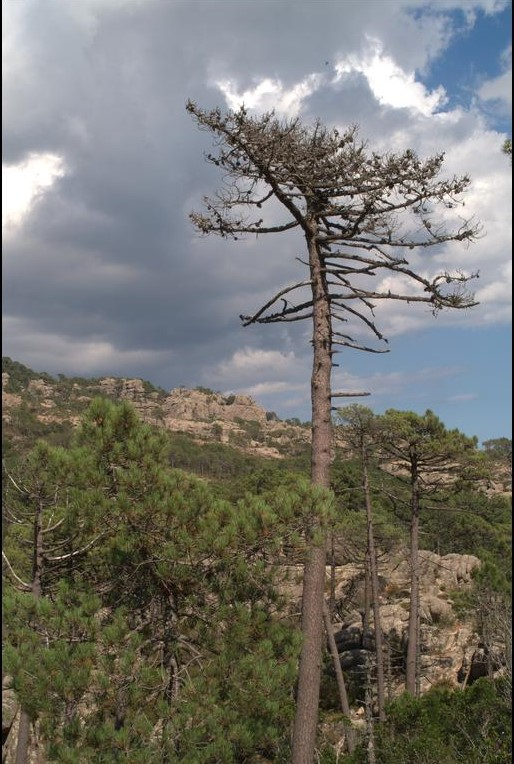
#> input picture photos/tree_rgb.jpg, 514 x 764 px, found by its file name
$ python ndvi.py
#> lines starting #> are read from the running program, lines starting #| are printed output that depends on the picture
# purpose: read an rgb and nir .tiff image, combine and export into an ndvi image
# (and possibly other xVI) images
# for this to work on a personal computer, change the path variable to whatever it is on your machine

import numpy as np
# import pandas as pd # for dataframe
import imageio


def crop_smallest(im1, im2):
    # input: im1, im2 3 dimensional numpy arrays
    # purpose: crop the larger to the dimenions of the smaller.
    # Clips larger values (rightmost x and topmost y)
    im1_shape = np.shape(im1)
    im2_shape = np.shape(im2)

    if not (im1_shape[0] == im2_shape[0]):
        print("dimension mismatch on y axis, cropping")
        if im1_shape[0] > im2_shape[0]:
            im1 = im1[0:im2_shape[0], :, :]
        else:
            im2 = im2[0:im1_shape[0], :, :]

    if not (im1_shape[1] == im2_shape[1]):
        print("dimension mismatch on x axis, cropping")
        if im1_shape[1] > im2_shape[1]:
            im1 = im1[:, 0:im2_shape[1], :]
            return im1, im2
        else:
            im2 = im2[:, 0:im1_shape[1], :]
            return im1, im2

    if not (im1[0] == im2[0] and im1[1] == im2[1]):
        print("crop unsuccessful, exiting")
        exit()

    return im1, im2


def reject_outliers(data, m = 2.):
    return data[abs(data - np.mean(data)) < m * np.std(data)]


def normalize_255(im1, im_color):
    # input: im1 f64 numpy array with some sort of vegetation index info
    # input: im_color numpy array holding original rgb values of the xVI image
    # purpose: take an xVI image and make it human readable and jpg exportable
    im_norm = (im1 / np.max(im1)) * 255  # gives greatest contrast w/out losing data
    im_norm[im_norm < 0] = 0  # removes negative values (water, soil)
    im_norm = np.uint8(im_norm)  # round off and make uint8 (imageio likes it)

    im_norm[:, :, 0] = im_color[:, :, 0]  # add visual red
    # im_norm[:, :, 2] = im_color[:, :, 2]  # add visual blue (uness but looks better)

    return im_norm

# define image paths
prefix = "tree"
path = "C:/Users/iaad5777/Documents/git/EarthLab/photos/"
rgb_name = prefix + "_rgb.jpg"
nir_name = prefix + "_nir.jpg"

# import images
rgb = imageio.imread(path + rgb_name)
#> rgb is the input picture: shape (764, 514, 3); mean R, G, B 116.6, 115.9, 109.8
nir = imageio.imread(path + nir_name)  # all nir pixel values same
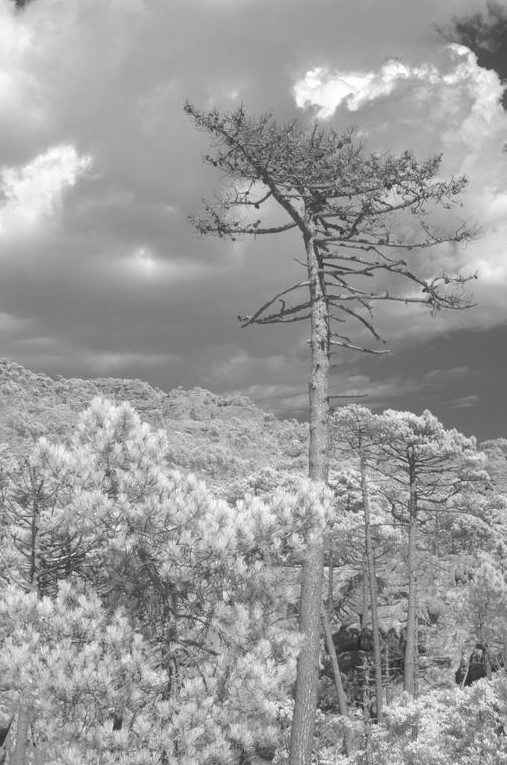
#> input picture photos/tree_nir.jpg, 507 x 765 px, found by its file name
#> nir is the input picture: shape (765, 507, 3); min 30, max 255, mean 155

# crop images to smallest dimensions, get dimensions
rgb, nir = crop_smallest(rgb, nir)
x_length = np.shape(rgb)[0]
#> x_length = 764
y_length = np.shape(rgb)[1]
#> y_length = 507

# define data for later use (there must be a better way to declare these)
red = np.zeros((x_length, y_length, 3))
blue = np.zeros((x_length, y_length, 3))
ndvi = np.zeros((x_length, y_length, 3))
savi = np.zeros((x_length, y_length, 3))
evi = np.zeros((x_length, y_length, 3))
L_savi = 0.5  # constant for SAVI
L_evi = 1
C1_evi = 6 #6
C2_evi = 3 #7.5
G = 2.5

# calculate vegitation indexes
# NDVI: Normalized Difference Veg Idx
# SAVI: Soil Adjusted Veg Idx
red[:, :, 0] = rgb[:, :, 0]  # extract just red channel
blue[:,:,0] = rgb[:,:,2]

# apply calculation result to green channel
ndvi[:, :, 1] = (nir[:, :, 0] - red[:, :, 0]) / (red[:, :, 0] + nir[:, :, 0])
savi[:, :, 1] = ((1 + L_savi) * (nir[:, :, 0] - red[:, :, 0])) / (nir[:, :, 0] + red[:, :, 0] + L_savi) # does not like savi

numer = (nir[:,:,0] - red[:,:,0])
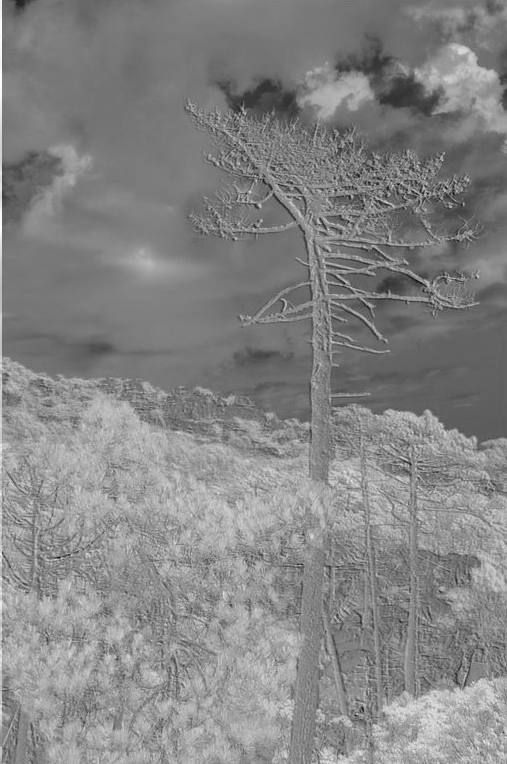
#> numer: shape (764, 507) float64; min -187, max 244, mean 38; drawn with min black and max white
denom = (nir[:,:,0] + C1_evi*red[:,:,0] - C2_evi*blue[:,:,0] + L_evi)
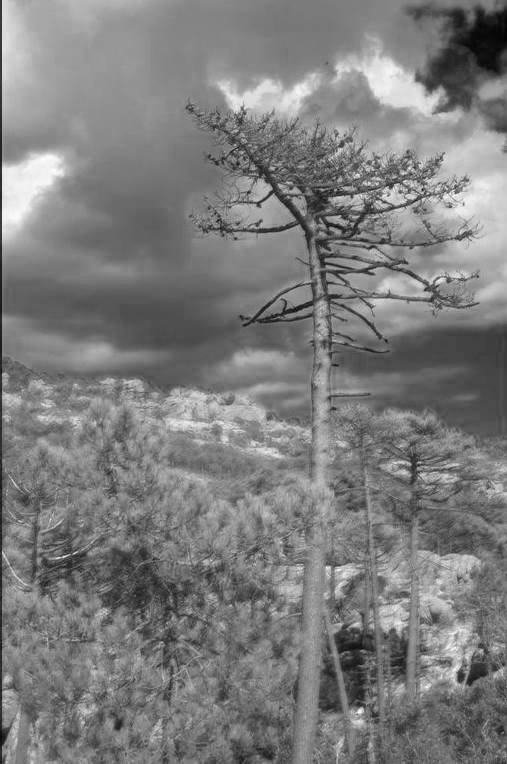
#> denom: shape (764, 507) float64; min 4, max 1070, mean 528.2; drawn with min black and max white
evi[:,:,1] = G * np.divide(numer, denom, out=np.zeros_like(numer), where=denom!=0)
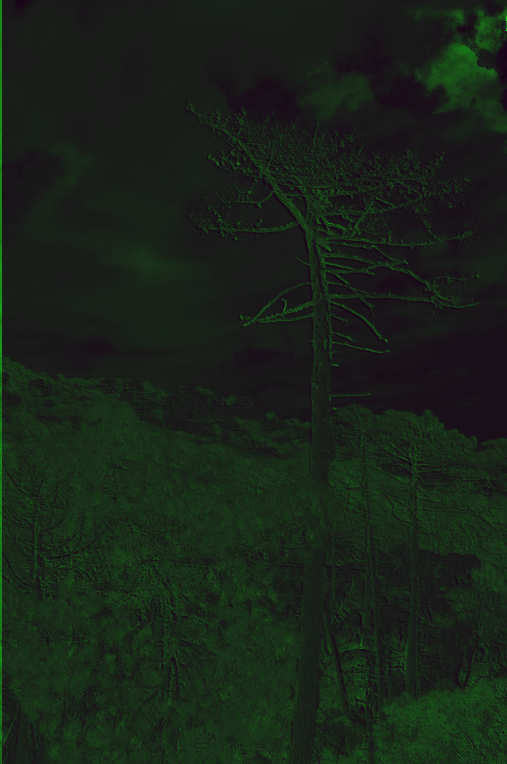
#> evi: shape (764, 507, 3) float64; mean of channels 0, 1, 2 0, 0.221, 0; drawn with min black and max white

# normalize values for better readability
ndvi_norm = normalize_255(ndvi, rgb)
#> in normalize_255, `im_norm[im_norm < 0] = 0`: im_norm: shape (764, 507, 3) float64; mean of channels 0, 1, 2 0, 45.5, 0
savi_norm = normalize_255(savi, rgb)
#> in normalize_255 (call 2), `im_norm[im_norm < 0] = 0`:
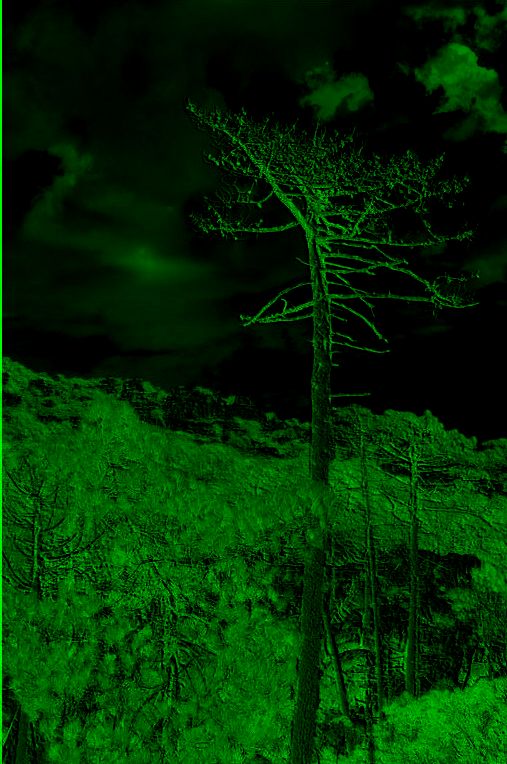
#> im_norm: shape (764, 507, 3) float64; mean of channels 0, 1, 2 0, 45.5, 0; drawn as R, G, B
evi_norm = normalize_255(evi, rgb)
#> in normalize_255 (call 3), `im_norm[im_norm < 0] = 0`: im_norm: shape (764, 507, 3) float64; mean of channels 0, 1, 2 0, 12.3, 0
#> in normalize_255 (call 3), `im_norm[:, :, 0] = im_color[:, :, 0]`:
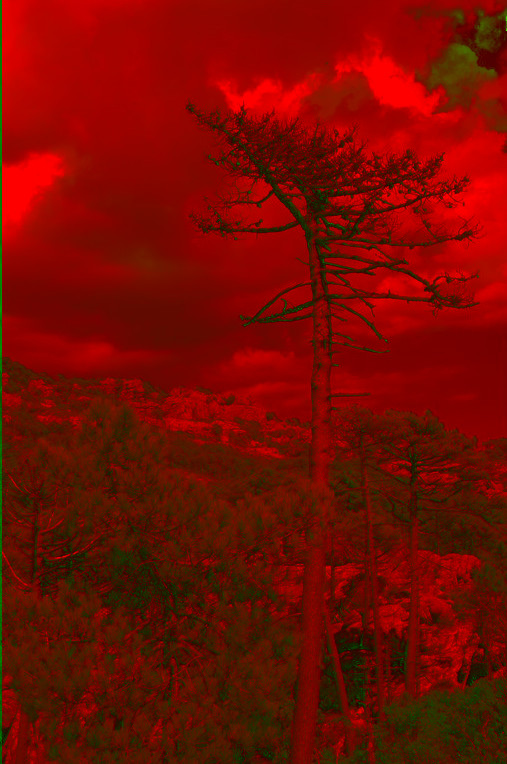
#> im_norm: shape (764, 507, 3); mean of channels 0, 1, 2 117, 11.9, 0; drawn as R, G, B

if np.array_equal(ndvi_norm, savi_norm):
    print("something when wrong with savi calculation")

# write image
imageio.imwrite(path + prefix + "_ndvi.jpg", ndvi_norm[:, :])
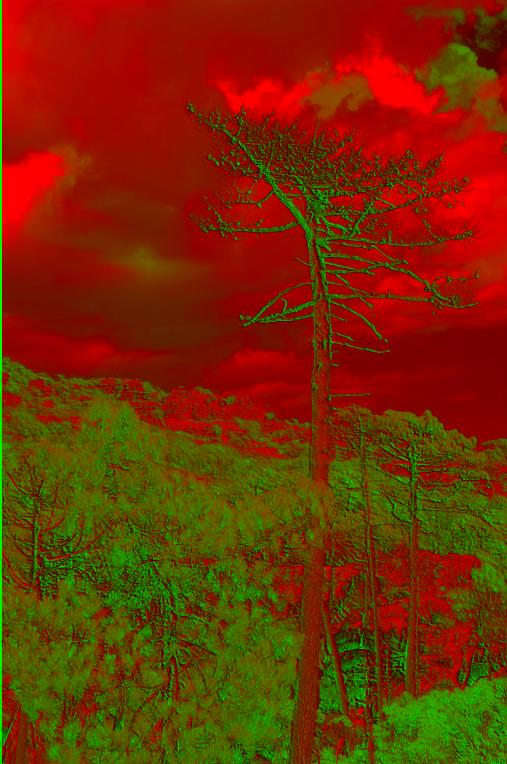
#> saved as tree_ndvi.jpg: shape (764, 507, 3); mean R, G, B 117, 45.2, 2.9
imageio.imwrite(path + prefix + "_evi.jpg", evi_norm[:,:])
print("done")
